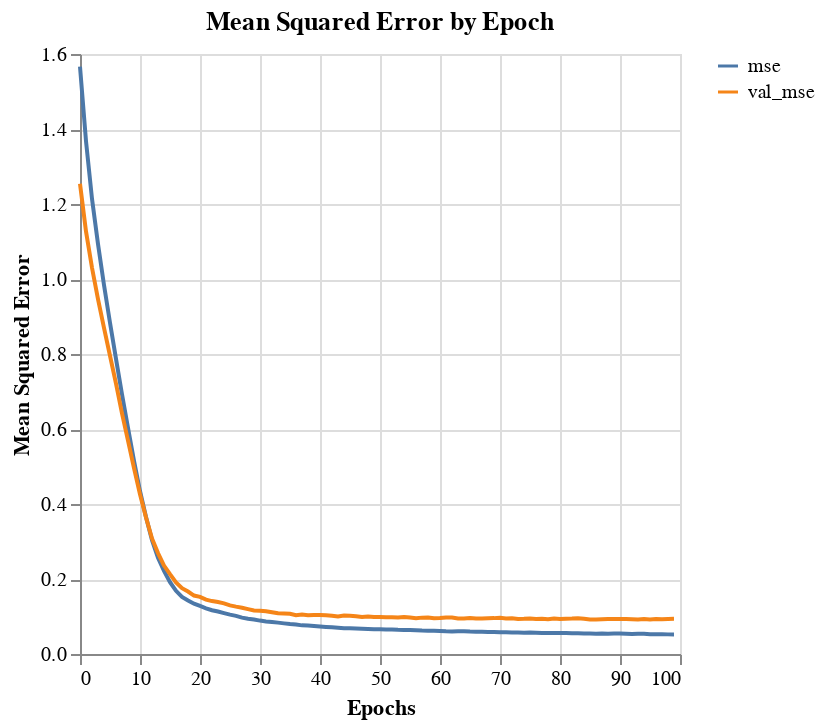
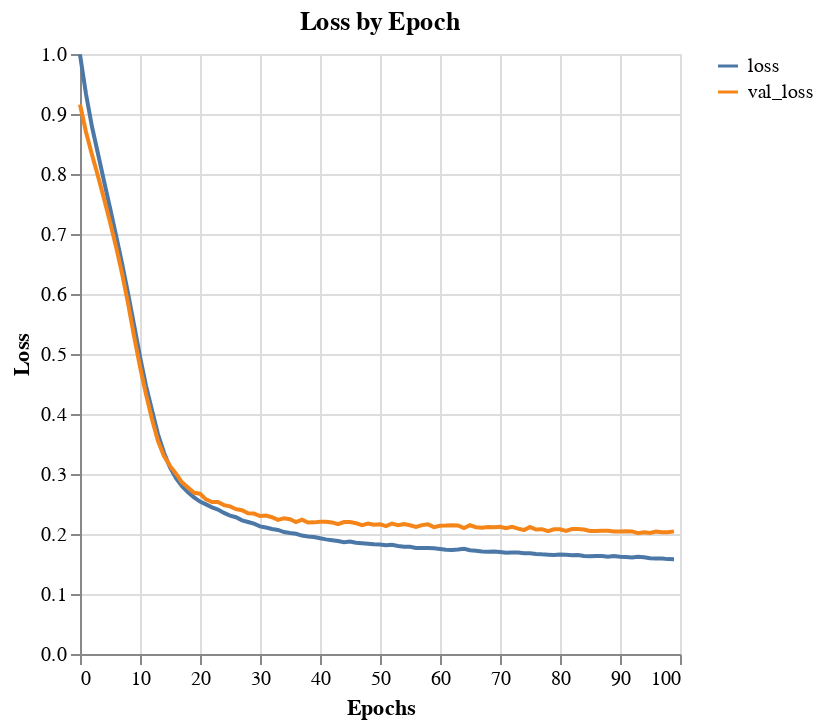

Write notebook code for charts like these, in order.
### Code cell
plot_model_history(history_df, feature='mse', name="initial_NN", tuner=True)
plot_model_history(history_df, feature='loss', name="initial_NN", tuner=True)

### Figure 1 — Vega-Lite specification as saved in the notebook (floating-point values rounded to 4 significant figures)
{"config": {"view": {"continuousWidth": 300, "continuousHeight": 300}}, "repeat": {"layer": ["mse", "val_mse"]}, "spec": {"data": {"name": "data-ba27f82f000556895faca0be4631e731"}, "mark": {"type": "line"}, "encoding": {"color": {"datum": {"repeat": "layer"}}, "x": {"field": "index", "title": "Epochs", "type": "quantitative"}, "y": {"field": {"repeat": "layer"}, "title": "Mean Squared Error", "type": "quantitative"}}}, "title": "Mean Squared Error by Epoch", "$schema": "https://vega.github.io/schema/vega-lite/v5.20.1.json", "datasets": {"data-ba27f82f000556895faca0be4631e731": [{"index": 0, "mse": 1.566, "val_mse": 1.254}, {"index": 1, "mse": 1.368, "val_mse": 1.127}, {"index": 2, "mse": 1.214, "val_mse": 1.03}, {"index": 3, "mse": 1.093, "val_mse": 0.9465}, {"index": 4, "mse": 0.9841, "val_mse": 0.8695}, {"index": 5, "mse": 0.8833, "val_mse": 0.7954}, {"index": 6, "mse": 0.7872, "val_mse": 0.7211}, {"index": 7, "mse": 0.6921, "val_mse": 0.6418}, {"index": 8, "mse": 0.6029, "val_mse": 0.5689}, {"index": 9, "mse": 0.5151, "val_mse": 0.4961}, {"index": 10, "mse": 0.4345, "val_mse": 0.426}, {"index": 11, "mse": 0.3652, "val_mse": 0.3637}, {"index": 12, "mse": 0.3039, "val_mse": 0.3082}, {"index": 13, "mse": 0.2568, "val_mse": 0.2691}, {"index": 14, "mse": 0.2216, "val_mse": 0.2357}, {"index": 15, "mse": 0.1917, "val_mse": 0.2129}, {"index": 16, "mse": 0.1685, "val_mse": 0.1911}, {"index": 17, "mse": 0.1521, "val_mse": 0.1754}, {"index": 18, "mse": 0.1427, "val_mse": 0.1665}, {"index": 19, "mse": 0.134, "val_mse": 0.1559}, {"index": 20, "mse": 0.1281, "val_mse": 0.1524}, {"index": 21, "mse": 0.1219, "val_mse": 0.1451}, {"index": 22, "mse": 0.1166, "val_mse": 0.1411}, {"index": 23, "mse": 0.1132, "val_mse": 0.1384}, {"index": 24, "mse": 0.109, "val_mse": 0.1351}, {"index": 25, "mse": 0.105, "val_mse": 0.1297}, {"index": 26, "mse": 0.1018, "val_mse": 0.1264}, {"index": 27, "mse": 0.09702, "val_mse": 0.1234}, {"index": 28, "mse": 0.09378, "val_mse": 0.1197}, {"index": 29, "mse": 0.09202, "val_mse": 0.1163}, {"index": 30, "mse": 0.08908, "val_mse": 0.1153}, {"index": 31, "mse": 0.08684, "val_mse": 0.1141}, {"index": 32, "mse": 0.0853, "val_mse": 0.1113}, {"index": 33, "mse": 0.08365, "val_mse": 0.1084}, {"index": 34, "mse": 0.08164, "val_mse": 0.1077}, {"index": 35, "mse": 0.07976, "val_mse": 0.1072}, {"index": 36, "mse": 0.07844, "val_mse": 0.1034}, {"index": 37, "mse": 0.07637, "val_mse": 0.1051}, {"index": 38, "mse": 0.07594, "val_mse": 0.1032}, {"index": 39, "mse": 0.0745, "val_mse": 0.1039}, {"index": 40, "mse": 0.07336, "val_mse": 0.104}, {"index": 41, "mse": 0.07216, "val_mse": 0.1032}, {"index": 42, "mse": 0.07128, "val_mse": 0.1019}, {"index": 43, "mse": 0.07007, "val_mse": 0.1002}, {"index": 44, "mse": 0.06888, "val_mse": 0.1025}, {"index": 45, "mse": 0.06889, "val_mse": 0.1021}, {"index": 46, "mse": 0.06806, "val_mse": 0.1006}, {"index": 47, "mse": 0.06757, "val_mse": 0.09866}, {"index": 48, "mse": 0.06687, "val_mse": 0.1002}, {"index": 49, "mse": 0.06631, "val_mse": 0.09872}, {"index": 50, "mse": 0.06593, "val_mse": 0.09865}, {"index": 51, "mse": 0.06526, "val_mse": 0.09819}, {"index": 52, "mse": 0.0654, "val_mse": 0.09785}, {"index": 53, "mse": 0.06438, "val_mse": 0.0973}, {"index": 54, "mse": 0.06398, "val_mse": 0.09865}, {"index": 55, "mse": 0.06382, "val_mse": 0.09711}, {"index": 56, "mse": 0.06306, "val_mse": 0.09556}, {"index": 57, "mse": 0.06251, "val_mse": 0.09699}, {"index": 58, "mse": 0.06232, "val_mse": 0.09753}, {"index": 59, "mse": 0.06216, "val_mse": 0.09508}, {"index": 60, "mse": 0.06157, "val_mse": 0.09603}, {"index": 61, "mse": 0.06067, "val_mse": 0.0976}, {"index": 62, "mse": 0.06032, "val_mse": 0.0975}, {"index": 63, "mse": 0.06055, "val_mse": 0.09467}, {"index": 64, "mse": 0.06035, "val_mse": 0.09495}, {"index": 65, "mse": 0.05975, "val_mse": 0.09616}, {"index": 66, "mse": 0.05952, "val_mse": 0.09477}, {"index": 67, "mse": 0.05901, "val_mse": 0.09484}, {"index": 68, "mse": 0.0586, "val_mse": 0.09532}, {"index": 69, "mse": 0.05864, "val_mse": 0.09568}, {"index": 70, "mse": 0.05801, "val_mse": 0.09676}, {"index": 71, "mse": 0.05768, "val_mse": 0.09484}, {"index": 72, "mse": 0.05765, "val_mse": 0.09544}, {"index": 73, "mse": 0.05762, "val_mse": 0.09311}, {"index": 74, "mse": 0.05686, "val_mse": 0.09382}, {"index": 75, "mse": 0.05713, "val_mse": 0.09495}, {"index": 76, "mse": 0.05678, "val_mse": 0.09322}, {"index": 77, "mse": 0.05602, "val_mse": 0.09422}, {"index": 78, "mse": 0.05589, "val_mse": 0.09295}, {"index": 79, "mse": 0.05587, "val_mse": 0.09467}, {"index": 80, "mse": 0.05577, "val_mse": 0.09341}, {"index": 81, "mse": 0.0558, "val_mse": 0.09402}, {"index": 82, "mse": 0.05536, "val_mse": 0.09453}, {"index": 83, "mse": 0.05516, "val_mse": 0.0955}, {"index": 84, "mse": 0.05476, "val_mse": 0.09404}, {"index": 85, "mse": 0.05464, "val_mse": 0.09206}, {"index": 86, "mse": 0.05425, "val_mse": 0.09227}, {"index": 87, "mse": 0.05461, "val_mse": 0.09284}, {"index": 88, "mse": 0.05414, "val_mse": 0.09343}, {"index": 89, "mse": 0.05448, "val_mse": 0.09325}, {"index": 90, "mse": 0.05438, "val_mse": 0.09344}, {"index": 91, "mse": 0.05399, "val_mse": 0.09314}, {"index": 92, "mse": 0.0536, "val_mse": 0.0929}, {"index": 93, "mse": 0.05407, "val_mse": 0.09207}, {"index": 94, "mse": 0.05375, "val_mse": 0.09309}, {"index": 95, "mse": 0.05274, "val_mse": 0.0922}, {"index": 96, "mse": 0.05284, "val_mse": 0.09351}, {"index": 97, "mse": 0.05289, "val_mse": 0.09253}, {"index": 98, "mse": 0.05233, "val_mse": 0.09352}, {"index": 99, "mse": 0.05211, "val_mse": 0.0939}]}}

### Figure 2 — Vega-Lite specification as saved in the notebook (floating-point values rounded to 4 significant figures)
{"config": {"view": {"continuousWidth": 300, "continuousHeight": 300}}, "repeat": {"layer": ["loss", "val_loss"]}, "spec": {"data": {"name": "data-8013db4123ac084cd604523dee2f6450"}, "mark": {"type": "line"}, "encoding": {"color": {"datum": {"repeat": "layer"}}, "x": {"field": "index", "title": "Epochs", "type": "quantitative"}, "y": {"field": {"repeat": "layer"}, "title": "Loss", "type": "quantitative"}}}, "title": "Loss by Epoch", "$schema": "https://vega.github.io/schema/vega-lite/v5.20.1.json", "datasets": {"data-8013db4123ac084cd604523dee2f6450": [{"index": 0, "loss": 0.999, "val_loss": 0.9158}, {"index": 1, "loss": 0.9333, "val_loss": 0.8701}, {"index": 2, "loss": 0.8788, "val_loss": 0.8322}, {"index": 3, "loss": 0.8338, "val_loss": 0.7965}, {"index": 4, "loss": 0.7883, "val_loss": 0.759}, {"index": 5, "loss": 0.7437, "val_loss": 0.7201}, {"index": 6, "loss": 0.6982, "val_loss": 0.6791}, {"index": 7, "loss": 0.6514, "val_loss": 0.6344}, {"index": 8, "loss": 0.6016, "val_loss": 0.5848}, {"index": 9, "loss": 0.5488, "val_loss": 0.5302}, {"index": 10, "loss": 0.4957, "val_loss": 0.4787}, {"index": 11, "loss": 0.4473, "val_loss": 0.4327}, {"index": 12, "loss": 0.4064, "val_loss": 0.3914}, {"index": 13, "loss": 0.3662, "val_loss": 0.355}, {"index": 14, "loss": 0.3355, "val_loss": 0.3298}, {"index": 15, "loss": 0.3109, "val_loss": 0.3135}, {"index": 16, "loss": 0.2931, "val_loss": 0.3005}, {"index": 17, "loss": 0.2795, "val_loss": 0.286}, {"index": 18, "loss": 0.2695, "val_loss": 0.2776}, {"index": 19, "loss": 0.2611, "val_loss": 0.2687}, {"index": 20, "loss": 0.2541, "val_loss": 0.2672}, {"index": 21, "loss": 0.2494, "val_loss": 0.2577}, {"index": 22, "loss": 0.2444, "val_loss": 0.2532}, {"index": 23, "loss": 0.2408, "val_loss": 0.2534}, {"index": 24, "loss": 0.2351, "val_loss": 0.2481}, {"index": 25, "loss": 0.2307, "val_loss": 0.2461}, {"index": 26, "loss": 0.2279, "val_loss": 0.2414}, {"index": 27, "loss": 0.2227, "val_loss": 0.2396}, {"index": 28, "loss": 0.2199, "val_loss": 0.2344}, {"index": 29, "loss": 0.2172, "val_loss": 0.234}, {"index": 30, "loss": 0.2127, "val_loss": 0.2299}, {"index": 31, "loss": 0.2107, "val_loss": 0.2307}, {"index": 32, "loss": 0.2084, "val_loss": 0.228}, {"index": 33, "loss": 0.2068, "val_loss": 0.2236}, {"index": 34, "loss": 0.2032, "val_loss": 0.2261}, {"index": 35, "loss": 0.2017, "val_loss": 0.2246}, {"index": 36, "loss": 0.2004, "val_loss": 0.2199}, {"index": 37, "loss": 0.1974, "val_loss": 0.2239}, {"index": 38, "loss": 0.196, "val_loss": 0.2191}, {"index": 39, "loss": 0.1948, "val_loss": 0.2194}, {"index": 40, "loss": 0.193, "val_loss": 0.2205}, {"index": 41, "loss": 0.191, "val_loss": 0.2206}, {"index": 42, "loss": 0.1897, "val_loss": 0.2193}, {"index": 43, "loss": 0.1884, "val_loss": 0.2164}, {"index": 44, "loss": 0.1864, "val_loss": 0.22}, {"index": 45, "loss": 0.1876, "val_loss": 0.2198}, {"index": 46, "loss": 0.1854, "val_loss": 0.218}, {"index": 47, "loss": 0.1845, "val_loss": 0.2148}, {"index": 48, "loss": 0.1838, "val_loss": 0.2175}, {"index": 49, "loss": 0.1828, "val_loss": 0.2154}, {"index": 50, "loss": 0.1825, "val_loss": 0.2163}, {"index": 51, "loss": 0.1812, "val_loss": 0.213}, {"index": 52, "loss": 0.1819, "val_loss": 0.2175}, {"index": 53, "loss": 0.1802, "val_loss": 0.2146}, {"index": 54, "loss": 0.1789, "val_loss": 0.2167}, {"index": 55, "loss": 0.1786, "val_loss": 0.2146}, {"index": 56, "loss": 0.1767, "val_loss": 0.2118}, {"index": 57, "loss": 0.1768, "val_loss": 0.2148}, {"index": 58, "loss": 0.1765, "val_loss": 0.216}, {"index": 59, "loss": 0.1761, "val_loss": 0.2115}, {"index": 60, "loss": 0.1751, "val_loss": 0.2138}, {"index": 61, "loss": 0.1739, "val_loss": 0.2141}, {"index": 62, "loss": 0.1732, "val_loss": 0.2147}, {"index": 63, "loss": 0.174, "val_loss": 0.2143}, {"index": 64, "loss": 0.1752, "val_loss": 0.2099}, {"index": 65, "loss": 0.1729, "val_loss": 0.2146}, {"index": 66, "loss": 0.1719, "val_loss": 0.2114}, {"index": 67, "loss": 0.1709, "val_loss": 0.2105}, {"index": 68, "loss": 0.1704, "val_loss": 0.2118}, {"index": 69, "loss": 0.1709, "val_loss": 0.2111}, {"index": 70, "loss": 0.1699, "val_loss": 0.2119}, {"index": 71, "loss": 0.1687, "val_loss": 0.2098}, {"index": 72, "loss": 0.1691, "val_loss": 0.2118}, {"index": 73, "loss": 0.1692, "val_loss": 0.209}, {"index": 74, "loss": 0.168, "val_loss": 0.2066}, {"index": 75, "loss": 0.1681, "val_loss": 0.2116}, {"index": 76, "loss": 0.1669, "val_loss": 0.2074}, {"index": 77, "loss": 0.1661, "val_loss": 0.208}, {"index": 78, "loss": 0.1656, "val_loss": 0.2048}, {"index": 79, "loss": 0.1651, "val_loss": 0.208}, {"index": 80, "loss": 0.1659, "val_loss": 0.2079}, {"index": 81, "loss": 0.1653, "val_loss": 0.2052}, {"index": 82, "loss": 0.1647, "val_loss": 0.2082}, {"index": 83, "loss": 0.165, "val_loss": 0.2083}, {"index": 84, "loss": 0.1632, "val_loss": 0.2076}, {"index": 85, "loss": 0.1629, "val_loss": 0.2051}, {"index": 86, "loss": 0.1634, "val_loss": 0.2049}, {"index": 87, "loss": 0.1632, "val_loss": 0.2053}, {"index": 88, "loss": 0.162, "val_loss": 0.2055}, {"index": 89, "loss": 0.1632, "val_loss": 0.2042}, {"index": 90, "loss": 0.1622, "val_loss": 0.204}, {"index": 91, "loss": 0.1616, "val_loss": 0.2045}, {"index": 92, "loss": 0.161, "val_loss": 0.2043}, {"index": 93, "loss": 0.1622, "val_loss": 0.2015}, {"index": 94, "loss": 0.1612, "val_loss": 0.203}, {"index": 95, "loss": 0.1595, "val_loss": 0.2019}, {"index": 96, "loss": 0.1593, "val_loss": 0.2041}, {"index": 97, "loss": 0.1592, "val_loss": 0.2029}, {"index": 98, "loss": 0.1581, "val_loss": 0.2028}, {"index": 99, "loss": 0.1579, "val_loss": 0.2043}]}}
